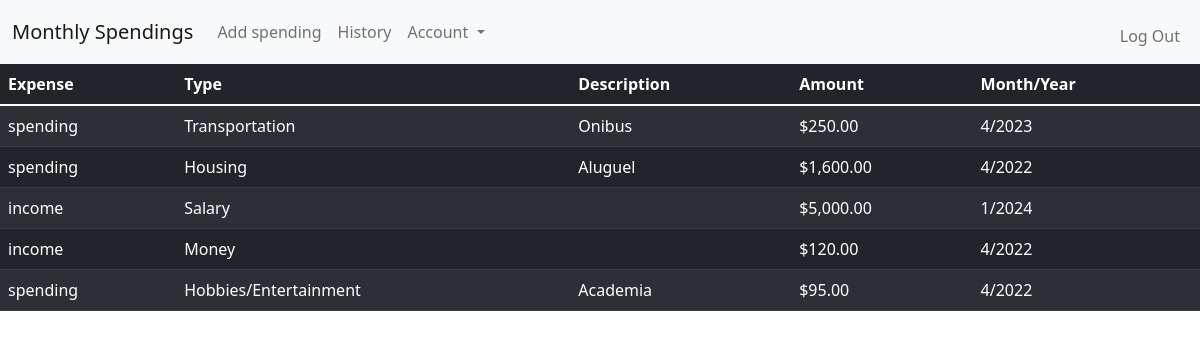
Page /history (signed in) on the earlier database version.
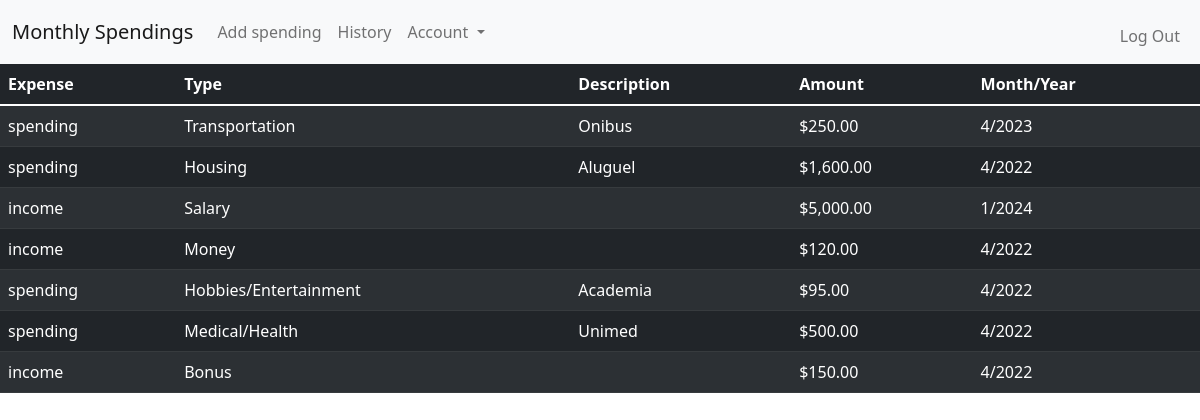
Same page on the later database version.
### tables this page shows
CREATE TABLE user_history (transaction_id INTEGER PRIMARY KEY AUTOINCREMENT NOT NULL, user_id INTEGER NOT NULL, spending TEXT NOT NULL, type TEXT NOT NULL, description TEXT NOT NULL, amount NUMERIC NOT NULL, date TEXT NOT NULL);

### app.py (the view)
@app.route("/history")
@login_required
def history():
    database = sqlite3.connect("users.db")
    db = database.cursor()
    db.execute("SELECT * FROM user_history WHERE user_id=?", (session["user_id"],))
    history = db.fetchall()
    amount = []
    for items in history:
        amount.append(usd(items[5]))
    database.close()
    return render_template("history.html", history=history, amount=amount)

### helpers.py (called while the page is built)
def login_required(f):
    @wraps(f)
    def decorated_function(*args, **kwargs):
        if session.get("user_id") is None:
            return redirect("/logni")
        return f(*args, **kwargs)
    return decorated_function

def usd(value):
    return f"${value:,.2f}"

### templates/history.html (shortened to what this page needs)
{% extends "layout.html" %}
{% block main %}
<table class="table table-dark table-striped">
    <thead>
        <tr class="table-dark">
            <th class="table-dark">Expense</th>
            <th class="table-dark">Type</th>
            <th class="table-dark">Description</th>
            <th class="table-dark">Amount</th>
            <th class="table-dark">Month/Year</th>
        </tr>
    </thead>
    <tbody>
        {% for expenses in history %}
        <tr class="table-dark">
            <td class="table-dark">{{ expenses[2] }}</td>
            <td class="table-dark">{{ expenses[3] }}</td>
            <td class="table-dark">{{ expenses[4] }}</td>
            <td class="table-dark">{{ amount[loop.index0] }}</td>
            <td class="table-dark">{{ expenses[6] }}</td>
        </tr>
        {% endfor %}
    </tbody>
</table>
{% endblock %}

### templates/layout.html (shortened to what this page needs)
<!DOCTYPE html>
<html lang="en">
<head>
    <link href="https://cdn.jsdelivr.net/npm/bootstrap@5.1.3/dist/css/bootstrap.min.css" rel="stylesheet">
</head>
<body>
    <header>
        <nav class="navbar navbar-expand-lg navbar-light bg-light">
            <div class="container-fluid">
              <a class="navbar-brand" href="/">Monthly Spendings</a>
              <div class="collapse navbar-collapse" id="navbarSupportedContent">
                {% if session["user_id"] %}
                  <ul class="navbar-nav me-auto mb-2 mb-lg-0">
                    <li class="nav-item">
                      <a class="nav-link " aria-current="page" href="/spending">Add spending</a>
                    </li>
                    <li class="nav-item">
                      <a class="nav-link" href="/history">History</a>
                    </li>
                    <li class="nav-item dropdown">
                      <a class="nav-link dropdown-toggle" id="navbarDropdown" role="button" data-bs-toggle="dropdown" aria-expanded="false">
                        Account
                      </a>
                    </li>
                  </ul>
                  <ul class="navbar-nav ms-auto mt-2">
                    <li class="nav-tem"><a class="nav-link" href="/logout">Log Out</a></li>
                </ul>
                {% else %}
                  <ul class="navbar-nav ms-auto mt-2">
                      <li class="nav-tem"><a class="nav-link" href="/register">Register</a></li>
                      <li class="nav-tem"><a class="nav-link" href="/login">Login</a></li>
                  </ul>
                {% endif %}
              </div>
            </div>
          </nav>
    </header>
    <main>
        {% block main %}{% endblock %}
    </main>
  </body>
</html>

Differences in the rows shown:
added user_history: spending "spending", type "Medical/Health", description "Unimed", amount "$500.00", date "4/2022"
added user_history: spending "income", type "Bonus", amount "$150.00", date "4/2022"
